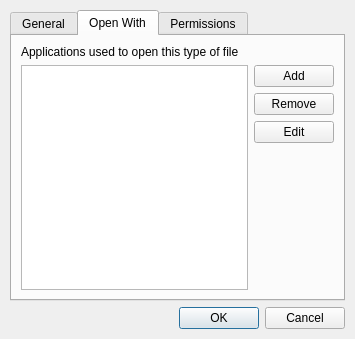
<?xml version="1.0" encoding="UTF-8"?>
<ui version="4.0">
 <class>FilePropsDialog</class>
 <widget class="QDialog" name="FilePropsDialog">
  <property name="geometry">
   <rect>
    <x>0</x>
    <y>0</y>
    <width>355</width>
    <height>339</height>
   </rect>
  </property>
  <property name="windowTitle">
   <string>File Properties</string>
  </property>
  <property name="windowIcon">
   <iconset theme="document-properties">
    <normaloff/>
   </iconset>
  </property>
  <layout class="QVBoxLayout" name="verticalLayout">
   <property name="margin">
    <number>10</number>
   </property>
   <item>
    <widget class="QTabWidget" name="tabWidget">
     <property name="currentIndex">
      <number>1</number>
     </property>
     <widget class="QWidget" name="tab">
      <attribute name="title">
       <string>General</string>
      </attribute>
      <layout class="QFormLayout" name="formLayout_2">
       <item row="0" column="0">
        <widget class="QPushButton" name="iconButton">
         <property name="text">
          <string/>
         </property>
         <property name="icon">
          <iconset theme="unknown">
           <normaloff/>
          </iconset>
         </property>
         <property name="iconSize">
          <size>
           <width>32</width>
           <height>32</height>
          </size>
         </property>
        </widget>
       </item>
       <item row="0" column="1">
        <widget class="QLineEdit" name="fileName"/>
       </item>
       <item row="1" column="0">
        <widget class="QLabel" name="label_2">
         <property name="text">
          <string>Location:</string>
         </property>
        </widget>
       </item>
       <item row="1" column="1">
        <widget class="QLabel" name="location">
         <property name="text">
          <string/>
         </property>
         <property name="wordWrap">
          <bool>true</bool>
         </property>
        </widget>
       </item>
       <item row="3" column="0">
        <widget class="QLabel" name="label_4">
         <property name="text">
          <string>File type:</string>
         </property>
        </widget>
       </item>
       <item row="3" column="1">
        <widget class="QLabel" name="fileType">
         <property name="text">
          <string/>
         </property>
        </widget>
       </item>
       <item row="4" column="0">
        <widget class="QLabel" name="label">
         <property name="text">
          <string>Mime type:</string>
         </property>
        </widget>
       </item>
       <item row="4" column="1">
        <widget class="QLabel" name="mimeType">
         <property name="text">
          <string/>
         </property>
        </widget>
       </item>
       <item row="5" column="0">
        <widget class="QLabel" name="label_7">
         <property name="text">
          <string>File size:</string>
         </property>
        </widget>
       </item>
       <item row="5" column="1">
        <widget class="QLabel" name="fileSize">
         <property name="text">
          <string/>
         </property>
        </widget>
       </item>
       <item row="6" column="0">
        <widget class="QLabel" name="label_6">
         <property name="text">
          <string>On-disk size:</string>
         </property>
        </widget>
       </item>
       <item row="6" column="1">
        <widget class="QLabel" name="onDiskSize">
         <property name="text">
          <string/>
         </property>
        </widget>
       </item>
       <item row="7" column="0">
        <widget class="QLabel" name="label_3">
         <property name="text">
          <string>Last modified:</string>
         </property>
        </widget>
       </item>
       <item row="7" column="1">
        <widget class="QLabel" name="lastModified">
         <property name="text">
          <string/>
         </property>
        </widget>
       </item>
       <item row="2" column="0">
        <widget class="QLabel" name="targetLabel">
         <property name="text">
          <string>Link target:</string>
         </property>
        </widget>
       </item>
       <item row="2" column="1">
        <widget class="QLabel" name="target">
         <property name="text">
          <string/>
         </property>
         <property name="wordWrap">
          <bool>true</bool>
         </property>
        </widget>
       </item>
      </layout>
     </widget>
     <widget class="QWidget" name="tab_3">
      <attribute name="title">
       <string>Open With</string>
      </attribute>
      <layout class="QVBoxLayout" name="verticalLayout_3">
       <item>
        <widget class="QLabel" name="label_5">
         <property name="sizePolicy">
          <sizepolicy hsizetype="Preferred" vsizetype="Preferred">
           <horstretch>0</horstretch>
           <verstretch>0</verstretch>
          </sizepolicy>
         </property>
         <property name="text">
          <string>&lt;html&gt;&lt;head/&gt;&lt;body&gt;&lt;p&gt;Applications used to open this type of file&lt;/p&gt;&lt;/body&gt;&lt;/html&gt;</string>
         </property>
        </widget>
       </item>
       <item>
        <layout class="QHBoxLayout" name="horizontalLayout">
         <item>
          <widget class="QListWidget" name="listWidget"/>
         </item>
         <item>
          <layout class="QVBoxLayout" name="verticalLayout_2">
           <item>
            <widget class="QPushButton" name="pushButton">
             <property name="text">
              <string>Add</string>
             </property>
            </widget>
           </item>
           <item>
            <widget class="QPushButton" name="pushButton_2">
             <property name="text">
              <string>Remove</string>
             </property>
            </widget>
           </item>
           <item>
            <widget class="QPushButton" name="pushButton_3">
             <property name="text">
              <string>Edit</string>
             </property>
            </widget>
           </item>
           <item>
            <spacer name="verticalSpacer">
             <property name="orientation">
              <enum>Qt::Vertical</enum>
             </property>
             <property name="sizeHint" stdset="0">
              <size>
               <width>20</width>
               <height>40</height>
              </size>
             </property>
            </spacer>
           </item>
          </layout>
         </item>
        </layout>
       </item>
      </layout>
     </widget>
     <widget class="QWidget" name="tab_2">
      <attribute name="title">
       <string>Permissions</string>
      </attribute>
      <layout class="QFormLayout" name="formLayout">
       <item row="0" column="0">
        <widget class="QLabel" name="label_8">
         <property name="text">
          <string>Owner:</string>
         </property>
        </widget>
       </item>
       <item row="0" column="1">
        <widget class="QLineEdit" name="lineEdit"/>
       </item>
       <item row="1" column="0">
        <widget class="QLabel" name="label_9">
         <property name="text">
          <string>Group:</string>
         </property>
        </widget>
       </item>
       <item row="1" column="1">
        <widget class="QLineEdit" name="lineEdit_2"/>
       </item>
       <item row="2" column="0" colspan="2">
        <widget class="QGroupBox" name="groupBox">
         <property name="title">
          <string>Access Control</string>
         </property>
         <property name="flat">
          <bool>true</bool>
         </property>
         <layout class="QFormLayout" name="formLayout_3">
          <item row="0" column="0">
           <widget class="QLabel" name="label_10">
            <property name="text">
             <string>TextLabel</string>
            </property>
           </widget>
          </item>
          <item row="0" column="1">
           <widget class="QComboBox" name="comboBox"/>
          </item>
          <item row="1" column="0">
           <widget class="QLabel" name="label_11">
            <property name="text">
             <string>TextLabel</string>
            </property>
           </widget>
          </item>
          <item row="3" column="0">
           <widget class="QLabel" name="label_12">
            <property name="text">
             <string>TextLabel</string>
            </property>
           </widget>
          </item>
          <item row="3" column="1">
           <widget class="QComboBox" name="comboBox_3"/>
          </item>
          <item row="4" column="0">
           <widget class="QLabel" name="label_13">
            <property name="text">
             <string>TextLabel</string>
            </property>
           </widget>
          </item>
          <item row="4" column="1">
           <widget class="QComboBox" name="comboBox_4"/>
          </item>
          <item row="1" column="1">
           <widget class="QComboBox" name="comboBox_2"/>
          </item>
         </layout>
        </widget>
       </item>
      </layout>
     </widget>
    </widget>
   </item>
   <item>
    <widget class="QDialogButtonBox" name="buttonBox">
     <property name="orientation">
      <enum>Qt::Horizontal</enum>
     </property>
     <property name="standardButtons">
      <set>QDialogButtonBox::Cancel|QDialogButtonBox::Ok</set>
     </property>
    </widget>
   </item>
  </layout>
 </widget>
 <resources/>
 <connections>
  <connection>
   <sender>buttonBox</sender>
   <signal>accepted()</signal>
   <receiver>FilePropsDialog</receiver>
   <slot>accept()</slot>
   <hints>
    <hint type="sourcelabel">
     <x>248</x>
     <y>254</y>
    </hint>
    <hint type="destinationlabel">
     <x>157</x>
     <y>274</y>
    </hint>
   </hints>
  </connection>
  <connection>
   <sender>buttonBox</sender>
   <signal>rejected()</signal>
   <receiver>FilePropsDialog</receiver>
   <slot>reject()</slot>
   <hints>
    <hint type="sourcelabel">
     <x>316</x>
     <y>260</y>
    </hint>
    <hint type="destinationlabel">
     <x>286</x>
     <y>274</y>
    </hint>
   </hints>
  </connection>
 </connections>
</ui>
